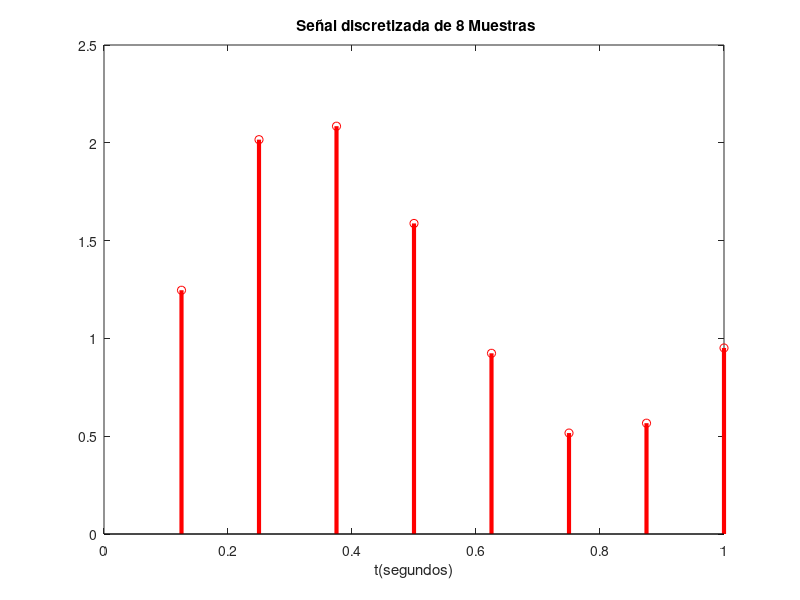

Write MATLAB code to recreate this figure. (Note: this script raises an error after producing the figure.)
%% PRÁCTICA 7.2. Implementación progresiva de una FFT basada en patrones de simetría

clc , clear all, close all
% Creación de la señal a Analizar:
Factor = 8; % La cantidad de complejos 8 
F1 = 0.2; 
F2 = 0.5;
F3 = 1;
Fmax = 1; % frecuencia máxima
Fs = Factor*Fmax; %frecuencia de muestreo 
Ts = 1/Fs; % periodo de muestreo 
duracion =1;
t = Ts:Ts:duracion;
x = sin(2*pi*F1*t)+sin(2*pi*F2*t)+sin(2*pi*F3*t); %  señal 
stem(t, x,'r', 'linewidth',3)
title(' Señal discretizada de 8 Muestras')
xlabel('t(segundos)')
 
% Reorganización de bits 
x = bitrevorder(x);
 
N = length(x); % dimensión de la señal
M = log2(N);   % potencia de 2 más cercano N =8 ; M =3
Ne = N;
 
% inicialización para diferentes etapas 
etapa1 = zeros(1,Ne); % etapa 1 
etapa2 = zeros(1,Ne);% etapa 2 
etapa3 = zeros(1,Ne);% etapa 3
 
for l = 1:M  % contador desde 1 hasta las M muestras
    if l==1 % para hacer la dft de dos muestras  de la señal x 
        for t=0:2:Ne-1  
            % cuando t = 0 etapa1(t+1:t+2) toma los valores que tiene etapa1 en
            % la posicion 1 y 2 
            etapa1(t+1:t+2) = etapa1(t+1:t+2) + mi_fft (x(t+1:t+2),2^l);
        end
        coeficientes = etapa1;
    end
    if l==2
        for k=0:4:Ne-1 %dft de 4 muestras 
            % temp2(k+1:k+4) toma los valores de las 4 posiciones de temp2
            etapa2(k+1:k+4) = etapa2(k+1:k+4) + mi_fft (etapa1(k+1:k+4),2^l);
        end  
        coeficientes= etapa2;
    end
    if l==3 %dft de 8 muestras 
        for k=0:8:Ne-1
            etapa3(k+1:k+8) = etapa3(k+1:k+8) + mi_fft (etapa2(k+1:k+8),2^l);
        end  
        coeficientes= etapa3;
   end
end
% Uso de la función dft_vectorial para comparar coeficientes 
x_dft = dft_vectorial (x);
Comprobacion = x_dft';
Prueba = coeficientes'; 
 %Resultados
Resultados= [Comprobacion Prueba]
